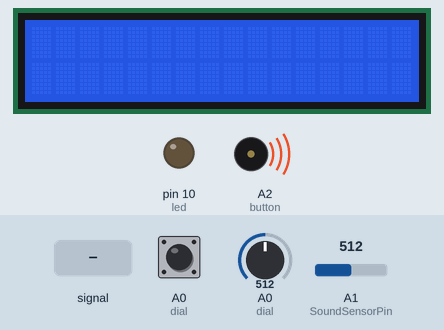
A sketch run on a simulated Arduino Uno, built with avr-gcc and run on an emulated ATmega328P. Parts: 16×2 character LCD, output pins drawn as LEDs (lit = HIGH), buzzer (waves = sounding). Dashed ring = blinking. The inputs (shaded band) are chosen by the test bench; at power-on: A0 (dial) HIGH, A1 (SoundSensorPin) = 512, A0 (dial) = 512. Pins used as bus, display or sensor lines are not drawn; what the sketch prints to the serial monitor is not drawn.

Above: at 1.2 s.
1.3 s: A0 (dial) pulled LOW for 0.15 s
At 2.7 s:
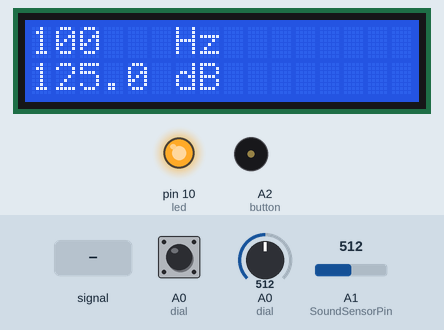
4.4 s: A1 (SoundSensorPin) fed a 200 Hz sine of ±81 counts around its level
At 5.05 s:
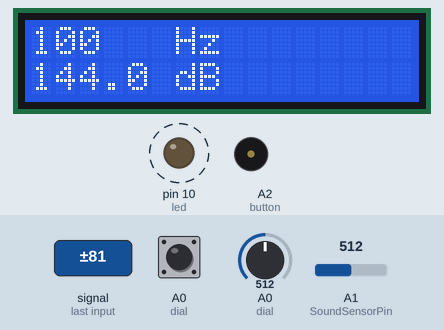
6.8 s: A1 (SoundSensorPin) set to 490
At 7.8 s:
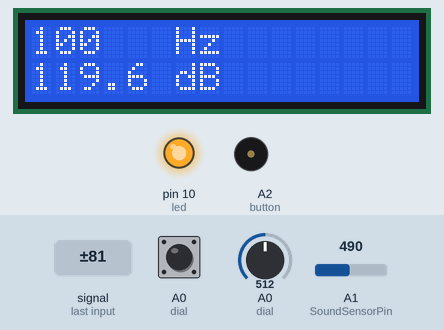
8.3 s: A1 (SoundSensorPin) fed a 1000 Hz sine of ±255 counts around its level
At 10.43 s:
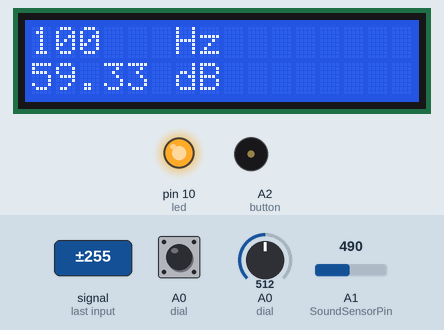
11.3 s: A0 (dial) set to 390
14.3 s: A0 (dial) pulled LOW for 3.2 s
At 29.8 s:
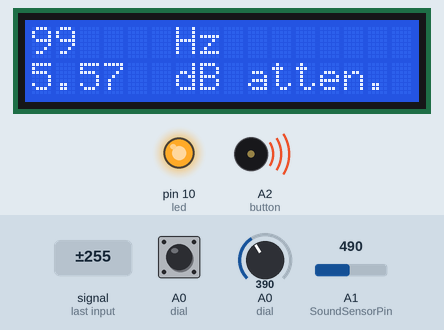
Timing chart, 0 to 31.8 s (numbered marks = the images above; inputs shaded):
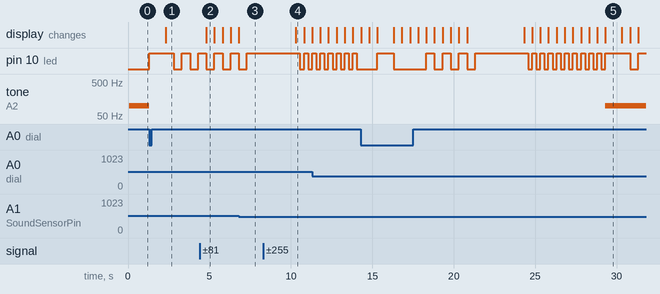

The sketch:

_soundcode.ino
```cpp
#define led 10 // Put LED indicator output on pin 10
#define dial A0 // Put frequency sweeper input on pin A0
#define on 14 // Put on switch input on pin 14
#define SoundSensorPin A1 // Put sound sensor input on pin A1
#define button A2 // Put button input on pin 15
#define VREF  5.0 // Arduion voltage

int buzzer = 16; // Put buzzer output on pin 16
int ledState = LOW; // Start the LED off

float frequency = 100; // Starting frequency

unsigned long prevLEDtime = 0;
unsigned long currentMillis = 0;

struct soundpackage
{
  unsigned long prevDBtime;
  float soundlevel;
};
soundpackage sound;

#include <LiquidCrystal.h>
LiquidCrystal lcd(4, 5, 6, 7, 8, 9);

void setup()
{
  pinMode(led, OUTPUT);
  pinMode(buzzer, OUTPUT);
  pinMode(on, INPUT_PULLUP);
  pinMode(button, INPUT_PULLUP);
  lcd.begin(16, 2);
  Serial.begin(115200);
  sound.prevDBtime = 0;
}

void loop()
{
  if (digitalRead(on))  // Turn on sound if on switch is on
    tone(buzzer, frequency);
  else
    noTone(buzzer);

  digitalWrite(led, LOW); // Turn the led off until starting test
  frequency = freq(frequency); // Read the frequency from the frequency sweeper
  if (digitalRead(button) == LOW) // Start the test after 1 second delay
  {
    digitalWrite(led, HIGH);
    delay(1000);
    float base_avg = 0;
    int base_ctr = 0;
    float attn_avg = 0;
    int attn_ctr = 0;
    currentMillis = millis(); // Get the time
    while (millis() - currentMillis < 5000) // Get background sound level for 5 seconds
    {

      sound = printscreen(sound.prevDBtime, millis()); // Print values on LCD screen
      base_avg += sound.soundlevel;
      base_ctr += 1;
      prevLEDtime = LED(prevLEDtime, millis(), 500); // Flash LED twice a second
    }
    base_avg = base_avg/base_ctr; // Calculate average base sound levels
    digitalWrite(led, HIGH); // Wait for 3 seconds, then back at it
    delay(3000);
    currentMillis = millis(); // Get the time
    while (millis() - currentMillis < 5000) // Get the attenuated sound level for 5 seconds
    {
      sound = printscreen(sound.prevDBtime, millis()); // Print values on LCD screen
      attn_avg += sound.soundlevel;
      attn_ctr += 1;
      prevLEDtime = LED(prevLEDtime, millis(), 250); // Flash LED four times a second
    }
    attn_avg = attn_avg/attn_ctr; // Calculate average attenuated sound levels
    lcd.clear(); // Print attenuation and end test
    lcd.print((int) frequency);
    lcd.setCursor(0,1);
    lcd.print(base_avg - attn_avg);
    lcd.setCursor(5,0);
    lcd.print(" Hz");
    lcd.setCursor(5,1);
    lcd.print(" dB atten.");
    digitalWrite(led, LOW);
  }
}

float freq(float f) // Return a new fequency based on scrolling the frequency sweeper
{
  int dialvalue = analogRead(dial);
  if (dialvalue < 400)
    f -= exp((float) map(dialvalue,399,0,-4,5))/(10^5);
  if (dialvalue > 624)
    f += exp((float) map(dialvalue,625,1024,-4,5))/(10^5);
  if (f > 13000)
    f = 13000;
  if (f < 40)
    f = 40;
  return f;
}

soundpackage printscreen(unsigned long prevDBtime, unsigned long currentMillis) // Print sound level and frequency if .5 seconds have passed
{
  lcd.setCursor(5,0);
  lcd.print(" Hz");
  lcd.setCursor(5,1);
  lcd.print(" dB");
  if (currentMillis - prevDBtime >= 500)
  {
    sound.prevDBtime = currentMillis;
    float voltageValue,dbValue;
    voltageValue = analogRead(SoundSensorPin) / 1024.0 * VREF;
    dbValue = voltageValue * 50.0;  //convert voltage to decibel value
    sound.soundlevel = dbValue;
    Serial.print(dbValue,1);
    Serial.println(" dBA");
    lcd.clear();
    lcd.print((int) frequency);
    lcd.setCursor(0,1);
    lcd.print(dbValue);
  }
  return sound;
}

unsigned long LED(unsigned long prevLEDtime, unsigned long currentMillis, int ledTimer) // Flash the LED accordingly
{
  if (currentMillis - prevLEDtime >= ledTimer) // LED indicator code
  {
    prevLEDtime = currentMillis;
    if (ledState == LOW)
      ledState = HIGH;
    else
      ledState = LOW;
    if (digitalRead(on))
      digitalWrite(led, ledState);
    else
      digitalWrite(led, LOW);
  }
  return prevLEDtime;
}
```

Measured:
- after the input at 1.3 s, pin 10 (led): goes HIGH 1.5 s, LOW 0.50 s, HIGH 0.50 s, LOW 0.50 s, then HIGH, starting at once; tone on A2 (button): 100 Hz → silent at once; the display: changes after 1.0 s (image 1)
- after the input at 4.4 s, the display: changes after 0.41 s (image 2)
- after the input at 6.8 s, the display: changes at once (image 3)
- after the input at 8.3 s, the display: changes after 2.0 s (image 4)
- what the display in image 2 shows lasts 0.5 s, from 4.8 s to 5.3 s
